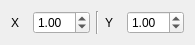
<?xml version="1.0" encoding="UTF-8"?>
<ui version="4.0">
 <class>Coord2FInput</class>
 <widget class="QWidget" name="Coord2FInput">
  <property name="geometry">
   <rect>
    <x>0</x>
    <y>0</y>
    <width>195</width>
    <height>41</height>
   </rect>
  </property>
  <property name="windowTitle">
   <string>Form</string>
  </property>
  <layout class="QHBoxLayout" name="horizontalLayout">
   <item>
    <widget class="QLabel" name="lX">
     <property name="text">
      <string>X</string>
     </property>
    </widget>
   </item>
   <item>
    <widget class="QDoubleSpinBox" name="xSpinBox">
     <property name="singleStep">
      <double>0.100000000000000</double>
     </property>
     <property name="value">
      <double>1.000000000000000</double>
     </property>
    </widget>
   </item>
   <item>
    <widget class="Line" name="line">
     <property name="orientation">
      <enum>Qt::Vertical</enum>
     </property>
    </widget>
   </item>
   <item>
    <widget class="QLabel" name="lY">
     <property name="text">
      <string>Y</string>
     </property>
    </widget>
   </item>
   <item>
    <widget class="QDoubleSpinBox" name="ySpinBox">
     <property name="singleStep">
      <double>0.100000000000000</double>
     </property>
     <property name="value">
      <double>1.000000000000000</double>
     </property>
    </widget>
   </item>
  </layout>
 </widget>
 <resources/>
 <connections/>
</ui>
